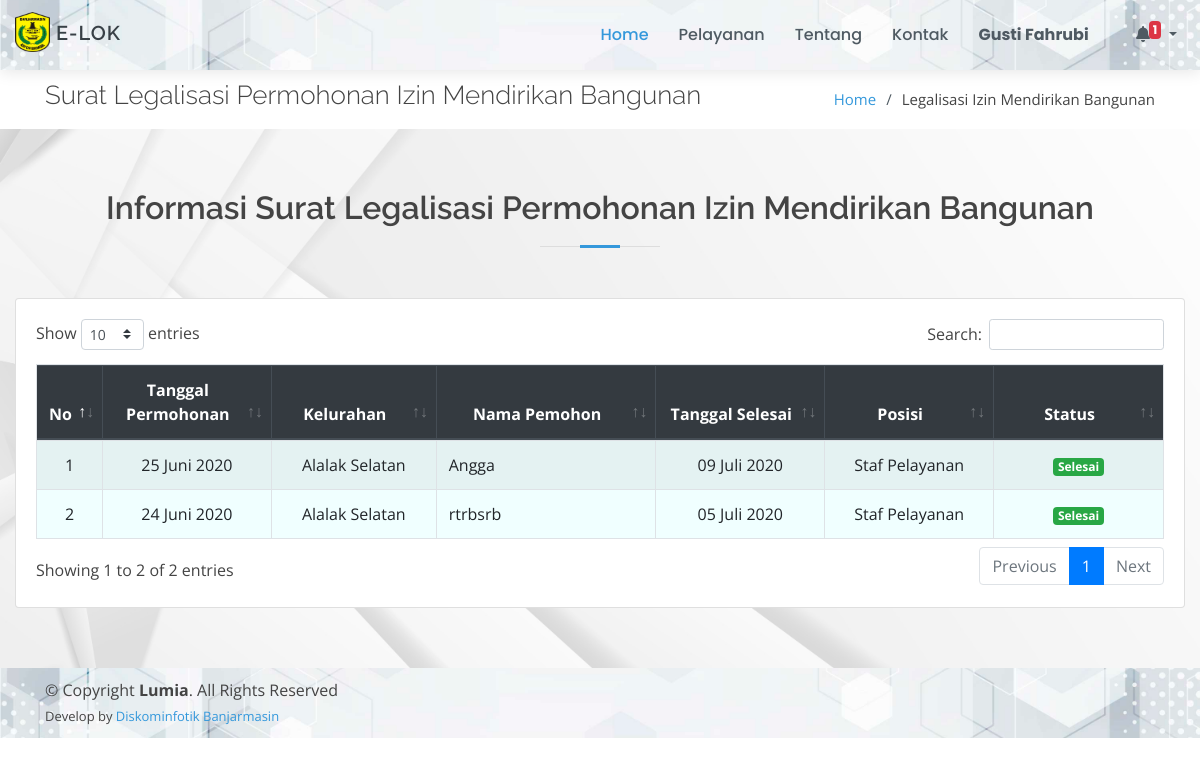
/page/legalisasi-imb/index.php (signed in), run on the app's committed database.
### tables this page shows
CREATE TABLE `legalisasi_imb` (
  `id_imb` int(11) NOT NULL,
  `tgl_permohonan` date NOT NULL,
  `kelurahan` varchar(50) NOT NULL,
  `nama_pemohon` varchar(50) NOT NULL,
  `alamat_pemohon` text NOT NULL,
  `lokasi_bangunan` text NOT NULL,
  `keterangan` text,
  `tgl_selesai` date DEFAULT NULL,
  `id_posisi` int(11) NOT NULL,
  `status` varchar(30) NOT NULL
);

CREATE TABLE `posisi_berkas` (
  `id_posisi` int(11) NOT NULL,
  `posisi` text NOT NULL
);

### config/config.php (called while the page is built, shortened)
<?php
function base_url($url = null)
{
	$base_url = "http://localhost/layanan-kecamatan";
	if ($url != null) {
		return $base_url . "/" . $url;
	} else {
		return $base_url;
	}
}
$no = 1;

### config/bulan.php (called while the page is built, shortened)
<?php
$bln = array(
    '01' => 'Januari',
    '02' => 'Februari',
    '03' => 'Maret',
    '04' => 'April',
    '05' => 'Mei',
    '06' => 'Juni',
    '07' => 'Juli',
    '08' => 'Agustus',
    '09' => 'September',
    '10' => 'Oktober',
    '11' => 'November',
    '12' => 'Desember'
);

### page/legalisasi-imb/index.php (the view, shortened to what this page needs)
<!DOCTYPE html>
<html lang="en">
<?php
include_once "../../config/config.php";
include_once "../../config/bulan.php";
include_once "../../template/ui/head.php";
?>
<body>
    <?php include_once "../../template/ui/header.php"; ?>
    <main id="main">
        <section id="breadcrumbs" class="breadcrumbs">
            <div class="container">
                <div class="d-flex justify-content-between align-items-center">
                    <h2>Surat Legalisasi Permohonan Izin Mendirikan Bangunan</h2>
                    <ol>
                        <li><a href="<?= base_url(); ?>">Home</a></li>
                        <li>Legalisasi Izin Mendirikan Bangunan</li>
                    </ol>
                </div>
            </div>
        </section>
        <section id="services" class="services graform">
            <div class="container-fluid">
                <div class="section-title">
                    <h2>Informasi Surat Legalisasi Permohonan Izin Mendirikan Bangunan</h2>
                </div>
                <div class="row">
                    <div class="col-md-12">
                        <div class="card">
                            <div class="card-body">
                                <div class="table-responsive">
                                    <table class="table table-bordered table-striped" id="example1">
                                        <thead class="thead-dark">
                                            <tr align="center">
                                                <th>No</th>
                                                <th>Tanggal Permohonan</th>
                                                <th>Kelurahan</th>
                                                <th>Nama Pemohon</th>
                                                <th>Tanggal Selesai</th>
                                                <th>Posisi</th>
                                                <th>Status</th>
                                            </tr>
                                        </thead>
                                        <tbody style="background-color: azure">
                                            <?php
                                            $data = $koneksi->query("SELECT * FROM legalisasi_imb ORDER BY id_imb DESC");
                                            foreach ($data as $row) {
                                                $po = $koneksi->query("SELECT * FROM posisi_berkas WHERE id_posisi = '$row[id_posisi]'")->fetch_array();
                                            ?>
                                                <tr align="center">
                                                    <td width="5%"><?= $no++; ?></td>
                                                    <td width="15%">
                                                        <?=
                                                            date('d', strtotime($row['tgl_permohonan'])) . " " .
                                                                $bln[date('m', strtotime($row['tgl_permohonan']))] . " " .
                                                                date('Y', strtotime($row['tgl_permohonan']));
                                                        ?>
                                                    </td>
                                                    <td><?= $row['kelurahan'] ?></td>
                                                    <td align="left"><?= $row['nama_pemohon'] ?></td>
                                                    <td width="15%">
                                                        <?php
                                                        if ($row['tgl_selesai']) {
                                                            echo
                                                                date('d', strtotime($row['tgl_selesai'])) . " " .
                                                                    $bln[date('m', strtotime($row['tgl_selesai']))] . " " .
                                                                    date('Y', strtotime($row['tgl_selesai']));
                                                        } else {
                                                            echo "-";
                                                        }
                                                        ?>
                                                    </td>
                                                    <td width="15%"><?= $po['posisi'] ?></td>
                                                    <td width="15%">
                                                        <?php
                                                        if ($row['status'] == "Belum Diproses") {
                                                            echo "<span class='badge badge-danger'>" . $row['status'] . "</span>";
                                                        } elseif ($row['status'] == "Dalam Proses") {
                                                            echo "<span class='badge badge-warning'>" . $row['status'] . "</span>";
                                                        } else {
                                                            echo "<span class='badge badge-success'>" . $row['status'] . "</span>";
                                                        }
                                                        ?>
                                                    </td>
                                                </tr>
                                            <?php } ?>
                                        </tbody>
                                    </table>
                                </div>
                            </div>
                        </div>
                    </div>
                </div>
            </div>
        </section>
    </main>
    <?php include_once "../../template/ui/footer.php"; ?>
</body>
</html>

### assets/ui/assets/css/style.css (style rules this page uses)
body { font-family: "Open Sans", sans-serif; color: #444444; }
a { color: #3498db; }
h1, h2, h3, h4, h5, h6 { font-family: "Raleway", sans-serif; }
section { padding: 60px 0; }
.section-title { text-align: center; padding-bottom: 30px; }
.section-title h2 { font-size: 32px; font-weight: 600; margin-bottom: 20px; padding-bottom: 20px; position: relative; }
.section-title h2::before { content: ''; position: absolute; display: block; width: 120px; height: 1px; background: #ddd; bottom: 1px; left: calc(50% - 60px); }
.section-title h2::after { content: ''; position: absolute; display: block; width: 40px; height: 3px; background: #3498db; bottom: 0; left: calc(50% - 20px); }
.breadcrumbs { padding: 10px 0; margin-top: 70px; background-color: #fff; }
.breadcrumbs h2 { font-size: 26px; font-weight: 300; }
.breadcrumbs ol { display: flex; flex-wrap: wrap; list-style: none; padding: 0; margin: 0; font-size: 15px; }
.breadcrumbs ol li+li { padding-left: 10px; }
.breadcrumbs ol li+li::before { display: inline-block; padding-right: 10px; color: #4f5a62; content: "/"; }
.graform { background: url('../../../bg-cover/putih2.jpg') center center no-repeat; background-size: cover; position: relative; }

### data on the page
legalisasi_imb: tgl_permohonan "25", tgl_permohonan "Juni", tgl_permohonan "2020", kelurahan "Alalak Selatan", nama_pemohon "Angga", tgl_selesai "09", tgl_selesai "Juli", tgl_selesai "2020", id_posisi.posisi "Staf Pelayanan", status "Selesai"
legalisasi_imb: tgl_permohonan "24", tgl_permohonan "Juni", tgl_permohonan "2020", kelurahan "Alalak Selatan", nama_pemohon "rtrbsrb", tgl_selesai "05", tgl_selesai "Juli", tgl_selesai "2020", id_posisi.posisi "Staf Pelayanan", status "Selesai"

### other printed values
$_SESSION['nama'] "Gusti Fahrubi"
$jmltotal "1"
